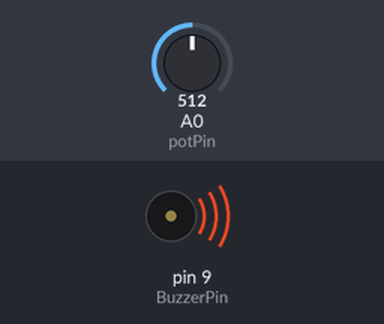
A sketch run on a simulated Arduino Uno, built with avr-gcc and run on an emulated ATmega328P. Shown: buzzer (waves = sounding). Inputs (shaded band) come from the test bench; at power-on: A0 (potPin) = 512.

Above: at 0.1 s.
Timing chart, 0 to 1.6 s (numbered marks = the images above):
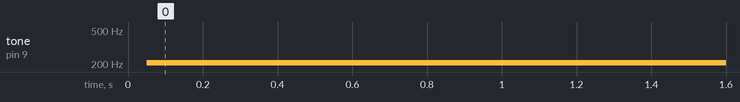

Measured:
- by itself, tone on pin 9 (BuzzerPin): silent → 207 Hz at 0.05 s

The sketch:

Passive_buzzer.ino
```cpp
// pot
int potVal;
int potPin = A0;

// passive buzzer
int BuzzerPin = 9;

// time
int buzzerTime_on = 1;
int buzzerTime_off;

void setup() {
  // put your setup code here, to run once:
  pinMode(potVal,INPUT);
  pinMode(BuzzerPin,OUTPUT);

  Serial.begin(9600);
}

void loop() {
  // put your main code here, to run repeatedly:
  potVal = analogRead(potPin);
  buzzerTime_off = (9940./1023.)*potVal + 60;
  digitalWrite(BuzzerPin,HIGH);
  delayMicroseconds(buzzerTime_on);
  digitalWrite(BuzzerPin,LOW);
  delayMicroseconds(buzzerTime_off);

}
```
